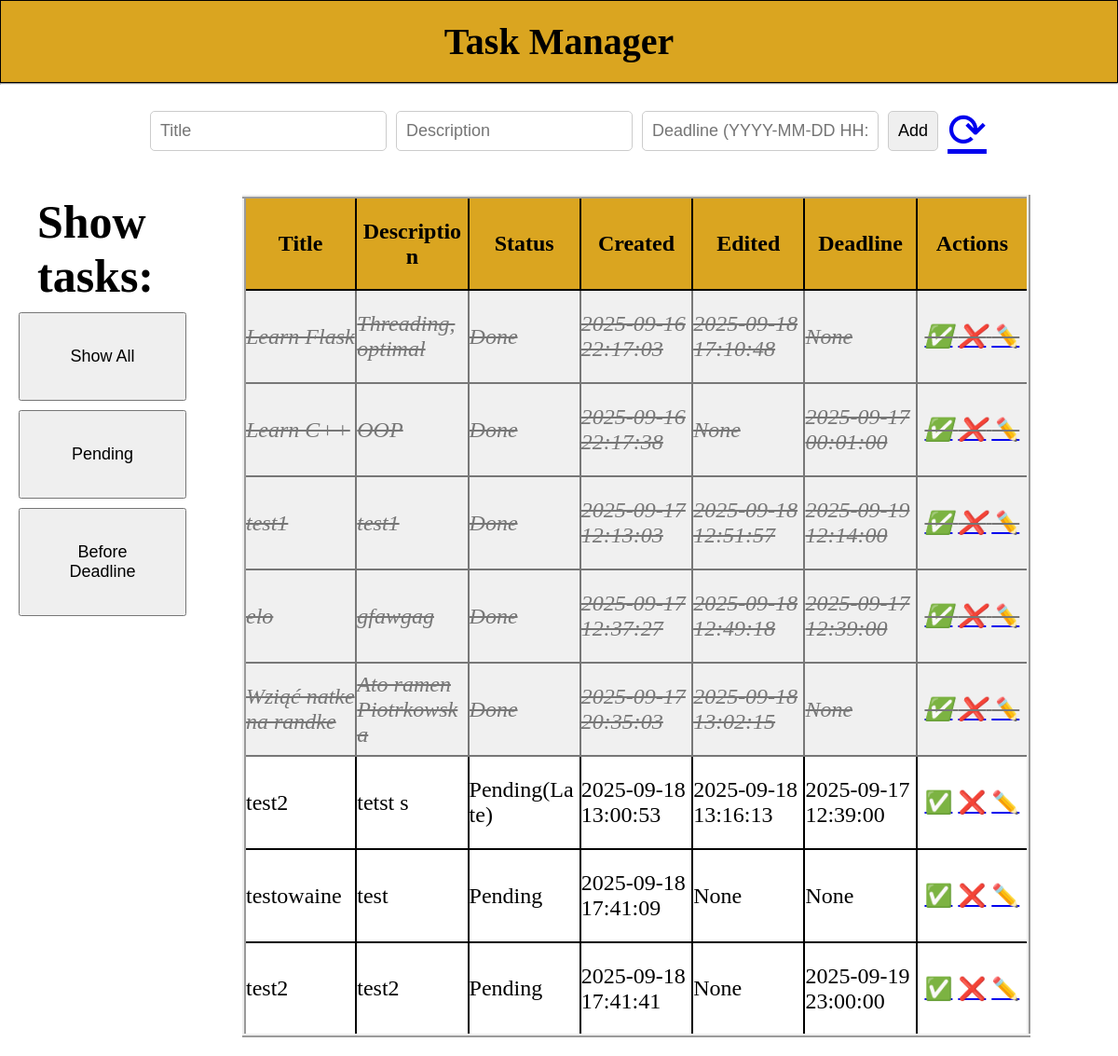
The page / on the database its author committed.
### tables this page shows
CREATE TABLE Todo (
                ID INTEGER NOT NULL PRIMARY KEY AUTOINCREMENT,
                Title TEXT NOT NULL,
                Description TEXT NOT NULL,
                Status TEXT NOT NULL,
                Created_at DATETIME NOT NULL,
                Edited_at DATETIME,
                Deadline DATETIME
                );

### app.py (the view)
@app.route('/')
def index():
    con = db.get_conn()
    db.check_deadline()
    tasks = fetch_all_tasks()
    return render_template("index.html", tasks=tasks, edit_id = None)

### db.py (called while the page is built)
def get_conn():
    conn = sqlite3.connect('to-do.db', check_same_thread=False)
    return conn

def check_deadline():
    conn = get_conn()
    cursor = conn.cursor()
    try:
        data = cursor.execute("SELECT * FROM Todo WHERE Status = 'Pending'")
        for row in data.fetchall():
            if row[6]:
                deadline = datetime.strptime(row[6], '%Y-%m-%d %H:%M:%S')
                if deadline < datetime.now():
                    cursor.execute("UPDATE Todo SET Status = 'Pending(Late)' WHERE Id = ?", (row[0], ))
        conn.commit()
    except sqlite3.Error as error:
        print('Failed to check deadline, error: ', error)
        return None
    finally:
        if conn:
            conn.close()

def fetch_all_tasks():
    conn = get_conn()
    cursor = conn.cursor()
    try:
        cursor.execute("SELECT * FROM Todo")
        data = cursor.fetchall()
        if data:
            return data
        else:
            return None
    except sqlite3.Error as error:
        print('Failed to fetch tasks, error: ', error)
        return []
    finally:
        if conn:
            conn.close()

### templates/index.html (shortened to what this page needs)
<!doctype html>
<html lang="en">
<head>
    <link rel="stylesheet" href="{{ url_for('static', filename='style.css') }}">
</head>
<body>
<header>
    <h1>Task Manager</h1>
</header>
<hr>
<div class = "form-container">
    <form id = "add" action="/add" method="POST">
        <input type="text" name="title" placeholder="Title" required>
        <input type="text" name="description" placeholder="Description" required>
        <input type="text" name="deadline" placeholder="Deadline (YYYY-MM-DD HH:MM:SS)">
        <button type="submit">Add</button>
        <div class = 'refresh'>
            <a href = '/check'>⟳</a>
        </div>
    </form>
</div>
<div class = 'page'>
<aside>
    <h2 style = "font-size: 50px; margin-left: 20px; margin-bottom: 10px">Show tasks:</h2>
        <div class = 'sort-elements'>
                <a href = "/"><button type="button">Show All</button></a>
                <a href = "/sort?filter=pending"><button type="button">Pending</button></a>
                <a href = "/sort?filter=deadline"><button type="button">Before Deadline</button></a>
        </div>
</aside>
<main>
<table>
    <tr>
        <th>Title</th>
        <th>Description</th>
        <th>Status</th>
        <th>Created</th>
        <th>Edited</th>
        <th>Deadline</th>
        <th>Actions</th>
    </tr>
    {% for task in tasks %}
    <tr class = "{% if task[3] == 'Done' %}marked-done{% endif %}">
        {% if task[0] == edit_id %}
            <form action = "/edit/{{ task[0] }}" method="POST">
                <td><input class = 'edit' type = "text" name = "title" value = "{{ task[1] }}" required></td>
                <td><input class = 'edit' type = "text" name = "description" value = "{{ task[2] }}" required></td>
                <td>{{ task[3] }}</td>
                <td>{{ task[4] }}</td>
                <td>{{ task[5] }}</td>
                <td><input class = 'edit' type = "text" name = "deadline" value = "{{ task[6] }}" required></td>
                <td>
                    <div class = "Edit-buttons">
                        <button class = 'save' type = "submit">💾</button>
                        <a href = "/">❌</a>
                    </div>
                </td>
            </form>
        {% else %}
            <td>{{ task[1] }}</td>
            <td>{{ task[2] }}</td>
            <td>{{ task[3] }}</td>
            <td>{{ task[4] }}</td>
            <td>{{ task[5] }}</td>
            <td>{{ task[6] }}</td>
            <td>
                <div class = "Edit-buttons">
                    <a href="/done/{{ task[0] }}">✅</a>
                    <a href="/delete/{{ task[0] }}">❌</a>
                    <a href="/edit/{{ task[0] }}">✏️</a>
                </div>
            </td>
        {% endif %}
    </tr>
    {% endfor %}
</table>
</main>
</div>
</body>
</html>

### static/style.css (style rules this page uses)
table, th, td { border: 2px solid; }
table { padding: 3px; width: 90%; border-style: inset; border-width: 4px; margin: 0 auto; table-layout: fixed; border-collapse: collapse; }
th, td { word-wrap: break-word; overflow-wrap: break-word; }
td { text-align: left; overflow: auto; font-size: 24px; }
tr { height: 100px; }
th { height: 60px; font-size: 24px; font-family: "Comic Sans MS", serif; background-color: goldenrod; }
h1 { text-align: center; font-family: "Comic Sans MS", serif; font-size: 40px; }
header { background-color: goldenrod; padding: 30px; border: solid 1px; }
.form-container { display: flex; justify-content: center; padding: 20px; }
form { display: flex; gap: 10px; align-items: center; }
form input[type="text"], form button { padding: 10px; font-size: 18px; border-radius: 5px; border: 1px solid #ccc; }
.Edit-buttons { text-align: center; }
.refresh { font-size: 50px; }
.marked-done { color: #777; background-color: #f0f0f0; font-style: italic; text-decoration: line-through; }
.sort-elements button { font-size: 18px; padding: 35px 50px; margin-bottom: 10px; width: 100%; box-sizing: border-box; }
* { box-sizing: border-box; margin: 0; padding: 0; }
aside { width: 220px; padding: 20px; }
.form-container, table { margin-left: 20px; }
.page { display: flex; align-items: flex-start; }
header { width: 100%; background-color: goldenrod; color: black; padding: 20px; text-align: center; font-size: 36px; }
main { flex: 1; padding: 20px; }

### rows shown on the page
Todo: Title "Learn Flask", Description "Threading, optimal", Status "Done", Created_at "2025-09-16 22:17:03", Edited_at "2025-09-18 17:10:48", task "None"
Todo: Title "Learn C++", Description "OOP", Status "Done", Created_at "2025-09-16 22:17:38", task "None", Deadline "2025-09-17 00:01:00"
Todo: Title "test1", Description "test1", Status "Done", Created_at "2025-09-17 12:13:03", Edited_at "2025-09-18 12:51:57", Deadline "2025-09-19 12:14:00"
Todo: Title "elo", Description "gfawgag", Status "Done", Created_at "2025-09-17 12:37:27", Edited_at "2025-09-18 12:49:18", Deadline "2025-09-17 12:39:00"
Todo: Title "Wziąć natke na randke", Description "Ato ramen Piotrkowska", Status "Done", Created_at "2025-09-17 20:35:03", Edited_at "2025-09-18 13:02:15", task "None"
Todo: Title "test2", Description "tetst s", Status "Pending(Late)", Created_at "2025-09-18 13:00:53", Edited_at "2025-09-18 13:16:13", Deadline "2025-09-17 12:39:00"
Todo: Title "testowaine", Description "test", Status "Pending", Created_at "2025-09-18 17:41:09", task "None"
Todo: Title "test2", Description "test2", Status "Pending", Created_at "2025-09-18 17:41:41", task "None", Deadline "2025-09-19 23:00:00"
